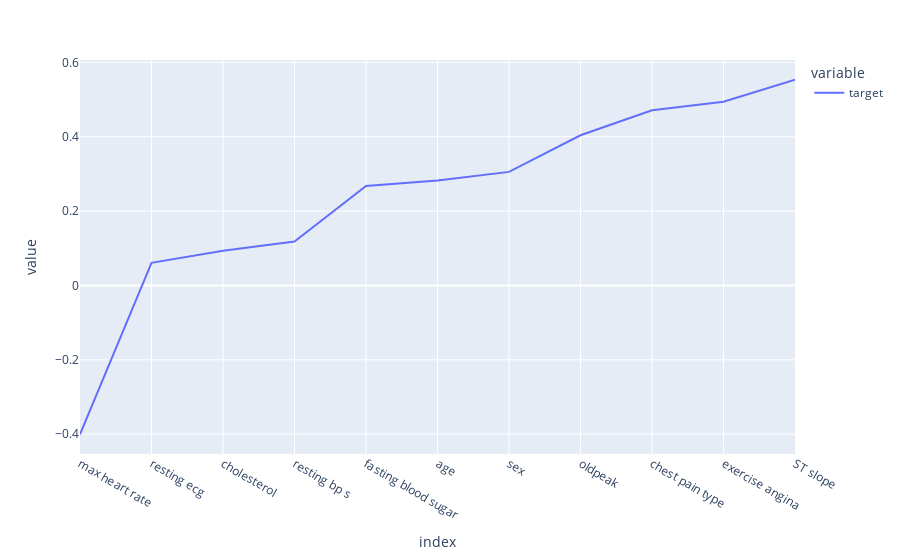

Notebook cell for this chart:
### Code cell
px.line(data.corr()['target'][:-1].sort_values())   # sorting will help to understand graph easily be arranging all the values in ascending order

### Figure 1 — Plotly figure (JSON) as saved in the notebook; plotly's stock layout.template omitted (floating-point values rounded to 4 significant figures)
{"data": [{"hovertemplate": "variable=target<br>index=%{x}<br>value=%{y}<extra></extra>", "legendgroup": "target", "line": {"color": "#636efa", "dash": "solid"}, "marker": {"symbol": "circle"}, "mode": "lines", "name": "target", "orientation": "v", "showlegend": true, "type": "scatter", "x": ["max heart rate", "resting ecg", "cholesterol", "resting bp s", "fasting blood sugar", "age", "sex", "oldpeak", "chest pain type", "exercise angina", "ST slope"], "xaxis": "x", "y": [-0.4004, 0.06101, 0.09346, 0.1181, 0.2673, 0.282, 0.3054, 0.404, 0.4714, 0.4943, 0.5535], "yaxis": "y"}], "layout": {"legend": {"title": {"text": "variable"}, "tracegroupgap": 0}, "margin": {"t": 60}, "xaxis": {"anchor": "y", "domain": [0, 1], "title": {"text": "index"}}, "yaxis": {"anchor": "x", "domain": [0, 1], "title": {"text": "value"}}}}
